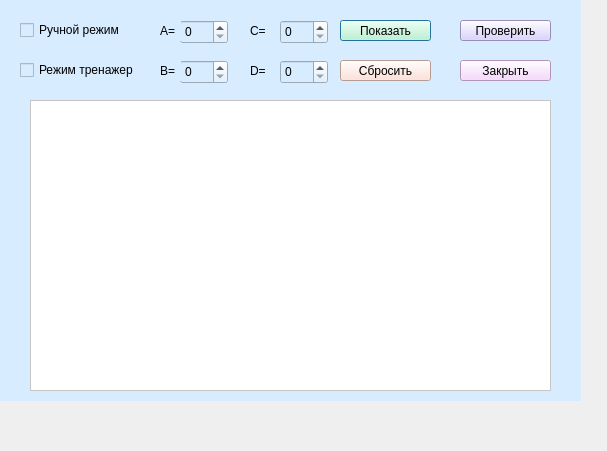
<?xml version="1.0" encoding="UTF-8"?>
<ui version="4.0">
 <class>Dialog</class>
 <widget class="QDialog" name="Dialog">
  <property name="geometry">
   <rect>
    <x>0</x>
    <y>0</y>
    <width>607</width>
    <height>451</height>
   </rect>
  </property>
  <property name="windowTitle">
   <string>Dialog</string>
  </property>
  <widget class="QWidget" name="close" native="true">
   <property name="geometry">
    <rect>
     <x>0</x>
     <y>0</y>
     <width>581</width>
     <height>401</height>
    </rect>
   </property>
   <property name="styleSheet">
    <string notr="true">background-color: rgb(216, 236, 255);</string>
   </property>
   <widget class="QCheckBox" name="checkH">
    <property name="geometry">
     <rect>
      <x>20</x>
      <y>20</y>
      <width>131</width>
      <height>20</height>
     </rect>
    </property>
    <property name="styleSheet">
     <string notr="true">color: rgb(0, 0, 0);</string>
    </property>
    <property name="text">
     <string>Ручной режим </string>
    </property>
   </widget>
   <widget class="QCheckBox" name="checkT">
    <property name="geometry">
     <rect>
      <x>20</x>
      <y>60</y>
      <width>121</width>
      <height>20</height>
     </rect>
    </property>
    <property name="styleSheet">
     <string notr="true">color: rgb(0, 0, 0);</string>
    </property>
    <property name="text">
     <string>Режим тренажер </string>
    </property>
   </widget>
   <widget class="QSpinBox" name="BoxA">
    <property name="geometry">
     <rect>
      <x>180</x>
      <y>20</y>
      <width>48</width>
      <height>24</height>
     </rect>
    </property>
    <property name="styleSheet">
     <string notr="true"> color: rgb(0, 0, 0);</string>
    </property>
   </widget>
   <widget class="QSpinBox" name="BoxB">
    <property name="geometry">
     <rect>
      <x>180</x>
      <y>60</y>
      <width>48</width>
      <height>24</height>
     </rect>
    </property>
    <property name="styleSheet">
     <string notr="true">color: rgb(0, 0, 0);</string>
    </property>
   </widget>
   <widget class="QSpinBox" name="BoxC">
    <property name="geometry">
     <rect>
      <x>280</x>
      <y>20</y>
      <width>48</width>
      <height>24</height>
     </rect>
    </property>
    <property name="styleSheet">
     <string notr="true">color: rgb(0, 0, 0);</string>
    </property>
   </widget>
   <widget class="QSpinBox" name="BoxD">
    <property name="geometry">
     <rect>
      <x>280</x>
      <y>60</y>
      <width>48</width>
      <height>24</height>
     </rect>
    </property>
    <property name="styleSheet">
     <string notr="true">color: rgb(0, 0, 0);</string>
    </property>
   </widget>
   <widget class="QPushButton" name="uns">
    <property name="geometry">
     <rect>
      <x>340</x>
      <y>20</y>
      <width>91</width>
      <height>21</height>
     </rect>
    </property>
    <property name="styleSheet">
     <string notr="true">background-color: rgb(191, 255, 202);
color: rgb(0, 0, 0);</string>
    </property>
    <property name="text">
     <string>Показать</string>
    </property>
   </widget>
   <widget class="QLabel" name="label">
    <property name="geometry">
     <rect>
      <x>160</x>
      <y>20</y>
      <width>21</width>
      <height>21</height>
     </rect>
    </property>
    <property name="styleSheet">
     <string notr="true">color: rgb(0, 0, 0);</string>
    </property>
    <property name="text">
     <string>A=</string>
    </property>
   </widget>
   <widget class="QLabel" name="label_2">
    <property name="geometry">
     <rect>
      <x>160</x>
      <y>60</y>
      <width>21</width>
      <height>21</height>
     </rect>
    </property>
    <property name="styleSheet">
     <string notr="true">color: rgb(0, 0, 0);</string>
    </property>
    <property name="text">
     <string>B=</string>
    </property>
   </widget>
   <widget class="QLabel" name="label_3">
    <property name="geometry">
     <rect>
      <x>250</x>
      <y>20</y>
      <width>21</width>
      <height>21</height>
     </rect>
    </property>
    <property name="styleSheet">
     <string notr="true">color: rgb(0, 0, 0);</string>
    </property>
    <property name="text">
     <string>C=</string>
    </property>
   </widget>
   <widget class="QLabel" name="label_4">
    <property name="geometry">
     <rect>
      <x>250</x>
      <y>60</y>
      <width>21</width>
      <height>21</height>
     </rect>
    </property>
    <property name="styleSheet">
     <string notr="true">color: rgb(0, 0, 0);</string>
    </property>
    <property name="text">
     <string>D=</string>
    </property>
   </widget>
   <widget class="QPushButton" name="change">
    <property name="geometry">
     <rect>
      <x>340</x>
      <y>60</y>
      <width>91</width>
      <height>21</height>
     </rect>
    </property>
    <property name="styleSheet">
     <string notr="true">background-color: rgb(255, 219, 205);
color: rgb(0, 0, 0);</string>
    </property>
    <property name="text">
     <string>Сбросить</string>
    </property>
   </widget>
   <widget class="QTableView" name="table">
    <property name="geometry">
     <rect>
      <x>30</x>
      <y>100</y>
      <width>521</width>
      <height>291</height>
     </rect>
    </property>
    <property name="styleSheet">
     <string notr="true">background-color: rgb(255, 255, 255);
color: rgb(0, 0, 0);</string>
    </property>
   </widget>
   <widget class="QPushButton" name="close_2">
    <property name="geometry">
     <rect>
      <x>460</x>
      <y>60</y>
      <width>91</width>
      <height>21</height>
     </rect>
    </property>
    <property name="styleSheet">
     <string notr="true">background-color: rgb(255, 219, 205);
background-color: rgb(246, 208, 255);
color: rgb(0, 0, 0);</string>
    </property>
    <property name="text">
     <string>Закрыть</string>
    </property>
   </widget>
   <widget class="QPushButton" name="check">
    <property name="geometry">
     <rect>
      <x>460</x>
      <y>20</y>
      <width>91</width>
      <height>21</height>
     </rect>
    </property>
    <property name="styleSheet">
     <string notr="true">background-color: rgb(208, 199, 255);
color: rgb(0, 0, 0);</string>
    </property>
    <property name="text">
     <string>Проверить</string>
    </property>
   </widget>
  </widget>
 </widget>
 <resources/>
 <connections>
  <connection>
   <sender>checkH</sender>
   <signal>clicked(bool)</signal>
   <receiver>BoxA</receiver>
   <slot>setEnabled(bool)</slot>
   <hints>
    <hint type="sourcelabel">
     <x>118</x>
     <y>27</y>
    </hint>
    <hint type="destinationlabel">
     <x>246</x>
     <y>32</y>
    </hint>
   </hints>
  </connection>
  <connection>
   <sender>checkH</sender>
   <signal>clicked(bool)</signal>
   <receiver>BoxB</receiver>
   <slot>setEnabled(bool)</slot>
   <hints>
    <hint type="sourcelabel">
     <x>134</x>
     <y>27</y>
    </hint>
    <hint type="destinationlabel">
     <x>233</x>
     <y>70</y>
    </hint>
   </hints>
  </connection>
  <connection>
   <sender>checkH</sender>
   <signal>clicked(bool)</signal>
   <receiver>BoxC</receiver>
   <slot>setEnabled(bool)</slot>
   <hints>
    <hint type="sourcelabel">
     <x>109</x>
     <y>29</y>
    </hint>
    <hint type="destinationlabel">
     <x>338</x>
     <y>39</y>
    </hint>
   </hints>
  </connection>
  <connection>
   <sender>checkH</sender>
   <signal>clicked(bool)</signal>
   <receiver>BoxD</receiver>
   <slot>setEnabled(bool)</slot>
   <hints>
    <hint type="sourcelabel">
     <x>103</x>
     <y>29</y>
    </hint>
    <hint type="destinationlabel">
     <x>353</x>
     <y>79</y>
    </hint>
   </hints>
  </connection>
 </connections>
</ui>
